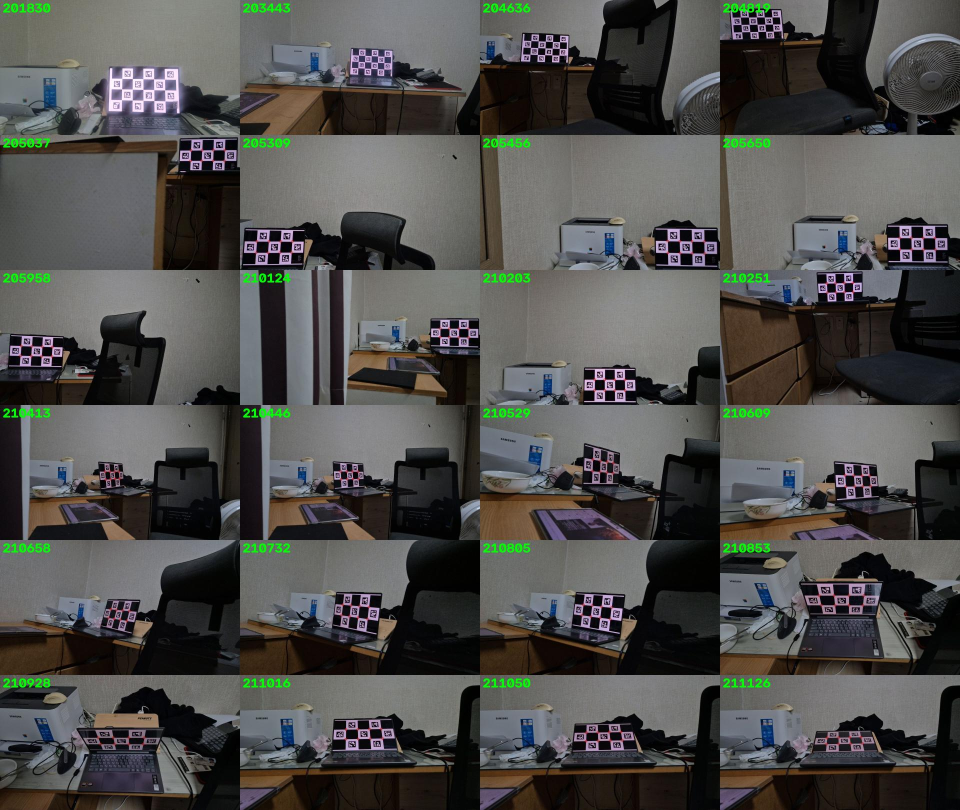
#> input picture scan3d/runs/lens_calib_f050_20261023/peek_all.jpg, 1920 x 1620 px (shown at 1/2 size)
$ python -i aruco_scale.py   (imports and definitions only)
#> lines starting #> are read from the running program, lines starting #| are printed output that depends on the picture; after the words box and inside, x2 and y2 are one past the last pixel; in counts of white or black regions, pixels touching at a corner belong together
"""ChArUco 보드로 축척 확인·보정 (깊이 시차 오프셋/비례, 두 렌즈 외부 파라미터 잔차, VIO 축척).

왜 필요한가
- 실측: 3분 사이 FFS 시차가 전체적으로 +0.08~0.2 px 밀려 깊이가 약 1.5 % 변함 (열로 추정). 지도 축척은 검증 안 됨.
- 벽에 크기를 자로 잰 ChArUco 보드를 붙여 두면, 보드가 보이는 키프레임마다 "정답 깊이"가 생긴다.

원리 (키프레임 1장, 정류 왼쪽 rect0 기준)
1) rect0 (회색) 에서 ChArUco 모서리 검출 → solvePnP (정류 K = rp f, cx, cy, 왜곡 없음) → 보드 자세 T_cam_board.
2) 보드 평면 위 촘촘한 점(칸의 1/4 간격)을 그 자세로 투영 → 화소 (u, v) 와 그 점의 보드 기준 깊이 Z_board.
   d_true = f·B / Z_board (B = rp baseline_m).  d_ffs = 그 화소의 FFS 시차 (양선형 보간).
   참고: Z_board ≈ f·L/l_px (L 보드 실제 크기, l_px 화소 크기) 이므로 d_true ≈ B·l_px/L — 초점거리 f 오차와 거의 무관.
   즉 이 확인이 믿는 것은 "보드 실제 크기(자로 잰 값)"와 "기선 B" 둘이다.
3) 키프레임마다 (d_true, d_ffs) 요약을 쌓고, 시간 감쇠 가중(= EWMA, 기본 τ=60 s)으로 강건 회귀
      d_ffs = a·d_true + b    (보드를 여러 거리에서 봐서 d_true 범위가 1.4배 이상일 때)
      d_ffs = d_true + b      (한 거리뿐이면 오프셋만, a = 1 고정)
   보정: d_corr = s·d_ffs + Δd,  s = 1/a,  Δd = −b/a.   깊이 Z_corr = f·B / d_corr.
4) (정보) rect1 에서도 보드가 보이면 같은 id 모서리끼리 비교 → 모서리 시차 u0−u1 vs d_true (= 외부 파라미터 yaw 잔차),
   세로 어긋남 v1−v0 (pitch·roll 잔차). FFS 와 무관한 기하 확인이라 "FFS 탓인지 렌즈 자세 탓인지" 가를 수 있다.
5) (정보) VIO 축척: 보드 자세를 두 키프레임에서 얻으면 그 사이 카메라 이동 거리(보드 기준) vs VIO 이동 거리 비.
6) (정보) 위치 기준점: 보드의 월드 위치 T_world_board 를 쌓아 처음 본 위치에서 얼마나 떠내려갔는지 (VIO 드리프트 지표).

이 모듈은 FFS·scan3d 를 import 하지 않는다 (cv2, numpy 만). 통합 방법은 scan3d/ARUCO_SCALE.md "통합".
OpenCV 4.5 (옛 aruco API) 와 4.7+/5.x (CharucoDetector) 둘 다 지원. 보드 행 수는 홀수로 (4.6 에서 짝수 행 무늬가 바뀜).
"""
import json
import math
import threading
from collections import deque
from pathlib import Path

import cv2
import numpy as np

# ---------------------------------------------------------------- 보드 명세

BOARD_DEFAULT = dict(dict="DICT_4X4_50", squares_x=7, squares_y=5, square_mm_nominal=34.0, marker_ratio=0.75,
                     measured_width_mm=None, measured_height_mm=None, square_mm=None)


# [27 lines left out: function load_board_spec, not called in this run]


def _dict_of(name):
    return cv2.aruco.getPredefinedDictionary(getattr(cv2.aruco, name))


NEW_API = hasattr(cv2.aruco, "CharucoDetector")


class Board:
    """ChArUco 보드 + 검출기 (OpenCV 버전 차이를 숨김)."""

    # [63 lines left out: functions __init__, image, detect, not called in this run]


# ---------------------------------------------------------------- 자세

def K_of(rp):
    return np.array([[rp["f"], 0.0, rp["cx"]], [0.0, rp["f"], rp["cy"]], [0.0, 0.0, 1.0]])


# [83 lines left out: functions solve_pose, board_quality, bilinear, board_samples, _wmedian, robust_affine, not called in this run]


def rotvec_deg(R):
    rv, _ = cv2.Rodrigues(np.asarray(R, float))
    return np.degrees(rv.reshape(3))


# ---------------------------------------------------------------- 누적기

class ScaleConfig:
    """기본값. 키워드로 덮어쓰기: ArucoScale(spec, cfg=ScaleConfig(tau_s=60))."""

    # [21 lines left out: function __init__, not called in this run]


class ArucoScale:
    """보드 관측 누적 → 시차 보정 + 상태. 여러 스레드에서 불러도 됨 (lock).

    쓰는 법 (scan3d 키프레임마다):
        obs = A.observe(rectL_bgr, disp_raw, rp, t, valid=None, T_world_cam=T_cam, motion=info, rect1=rectR_bgr)
        disp = A.apply_disp(disp_raw, rp)        # 보정된 시차 (준비 안 됐으면 그대로)
        st = A.status()                          # 웹·로그용 dict
    """

    # [18 lines left out: functions __init__, reset, not called in this run]

    # ---------------- 관측

    def detect(self, img):
        """rect0 → (corners, ids, n_markers). 검출만 (FFS 전에 보드가 있는지 싸게 확인할 때)."""
        return self.board.detect(img)

    # [246 lines left out: functions observe, _done, _refit, _vio_and_anchor, _extrinsic, correction and 4 more, not called in this run]


# ---------------------------------------------------------------- 칸 크기 재기 (자 없이, 사진 1장)

# 기준 물체 실제 크기 (mm, 긴 변 × 짧은 변).
#  a4   = ISO 216 A4 210 × 297. 규격 허용 오차는 ±2 mm (297 쪽) 이지만 보통 종이는 그보다 훨씬 작다 (추정 ±0.5 mm ≈ 0.2 %).
#  card = ISO/IEC 7810 ID-1 (신용·체크·교통 카드) 85.60 × 53.98 mm. 두께 0.76 mm → 종이 위에 올리면 높이만큼 크게 보임
#         (40 cm 에서 찍으면 약 +0.2 %) → 종이 옆 같은 탁자 위에 놓을 것.
REF_SIZES_MM = {"a4": (297.0, 210.0), "card": (85.60, 53.98), "letter": (279.4, 215.9)}


def _order_quad(q):
    """4점 → 화면 기준 시계 방향 (왼쪽 위부터)."""
    q = np.asarray(q, np.float64).reshape(4, 2)
    c = q.mean(0)
    a = np.arctan2(q[:, 1] - c[1], q[:, 0] - c[0])
    q = q[np.argsort(a)]
    k = int(np.argmin(q.sum(1)))
    return np.roll(q, -k, axis=0)


def _refine_quad(cnt, quad):
    """윤곽 점들로 네 변마다 직선 맞춤 (가운데 80 %) → 이웃 직선 교점 = 서브화소 모서리."""
    P = cnt.reshape(-1, 2).astype(np.float64)
    lines = []
    for i in range(4):
        a, b = quad[i], quad[(i + 1) % 4]
        ab = b - a
        L = np.linalg.norm(ab)
        if L < 5:
            return quad
        n = np.array([-ab[1], ab[0]]) / L
        s = (P - a) @ ab / L ** 2
        d = np.abs((P - a) @ n)
        m = (s > 0.1) & (s < 0.9) & (d < max(3.0, 0.01 * L))
        if m.sum() < 10:
            return quad
        vx, vy, x0, y0 = cv2.fitLine(P[m].astype(np.float32), cv2.DIST_HUBER, 0, 0.01, 0.01).reshape(4)
        lines.append((np.array([x0, y0], float), np.array([vx, vy], float)))
    out = []
    for i in range(4):
        (p1, d1), (p2, d2) = lines[i - 1], lines[i]
        M = np.column_stack([d1, -d2])
        if abs(np.linalg.det(M)) < 1e-9:
            return quad
        u = np.linalg.solve(M, p2 - p1)
        out.append(p1 + u[0] * d1)
    out = np.array(out)
    return out if np.max(np.linalg.norm(out - quad, axis=1)) < 0.05 * np.linalg.norm(quad[0] - quad[2]) else quad


# [44 lines left out: function _edge_refine, not called in this run]


def _quads(mask, min_area, max_area):
    """이진 영상의 바깥 윤곽 중 볼록 사각형 → [(quad (4,2), 윤곽, 넓이)]."""
    cs, _ = cv2.findContours(mask, cv2.RETR_LIST, cv2.CHAIN_APPROX_NONE)
    out = []
    for c in cs:
        A = cv2.contourArea(c)
        if not (min_area <= A <= max_area):
            continue
        h = cv2.convexHull(c)
        per = cv2.arcLength(h, True)
        for eps in (0.01, 0.02, 0.03, 0.05):
            ap = cv2.approxPolyDP(h, eps * per, True)
            if len(ap) == 4:
                break
        if len(ap) != 4 or not cv2.isContourConvex(ap):
            continue
        if A < 0.85 * cv2.contourArea(ap):                  # 사각형이 아닌 덩어리
            continue
        q = _order_quad(ap)
        out.append((_refine_quad(c, q), c, A))
    return out


def find_reference(gray, ref="a4", board_pts=None):
    """사진에서 기준 사각형 (a4: 어두운 배경 위 흰 종이, card: 카드) 찾기 → (quad (4,2) 시계 방향, info) 또는 (None, info).
    board_pts (보드 모서리 화소) 를 주면 a4 는 그 점을 모두 품은 사각형만, card 는 보드와 겹치지 않는 것만."""
    H, W = gray.shape[:2]
    g = cv2.GaussianBlur(gray, (5, 5), 0)
    cands = []
    _, th = cv2.threshold(g, 0, 255, cv2.THRESH_BINARY + cv2.THRESH_OTSU)
    masks = [cv2.morphologyEx(th, cv2.MORPH_CLOSE, np.ones((5, 5), np.uint8)), 255 - th]
    if ref != "a4":
        e = cv2.Canny(g, 40, 120)
        masks.append(cv2.dilate(e, np.ones((3, 3), np.uint8)))
    big = ref == "a4"
    for m in masks:
        cands += _quads(m, (0.08 if big else 0.002) * H * W, (0.98 if big else 0.4) * H * W)
    long_mm, short_mm = REF_SIZES_MM[ref]
    best, bs = None, 1e9
    for q, c, A in cands:
        sides = [np.linalg.norm(q[(i + 1) % 4] - q[i]) for i in range(4)]
        ratio = max(sides[0] + sides[2], sides[1] + sides[3]) / max(min(sides[0] + sides[2], sides[1] + sides[3]), 1e-6)
        if board_pts is not None and len(board_pts):
            inside = [cv2.pointPolygonTest(q.astype(np.float32), (float(x), float(y)), False) >= 0 for x, y in board_pts]
            if big and not all(inside):
                continue
            if not big and any(inside):
                continue
        score = abs(ratio / (long_mm / short_mm) - 1.0)
        if score > 0.25:                                    # 원근으로 비율이 꽤 달라질 수 있어 넉넉히
            continue
        score -= (0.05 * A / (H * W)) if big else 0.0      # 종이: 같은 비율이면 큰 것
        if score < bs:
            best, bs = q, score
    return best, dict(n_candidates=len(cands), ratio_err=None if best is None else round(bs, 3))


# [57 lines left out: functions ref_homography, fit_grid_scale, measure_square_mm, not called in this run]


def make(board_json=None, log=None, **cfg):
    """편의: 보드 json → ArucoScale."""
    return ArucoScale(load_board_spec(board_json), ScaleConfig(**cfg), log=log)


# [3 lines not run here, left out]

>>> import cv2
>>> picture = cv2.imread('runs/lens_calib_f050_20261023/peek_all.jpg', cv2.IMREAD_GRAYSCALE)
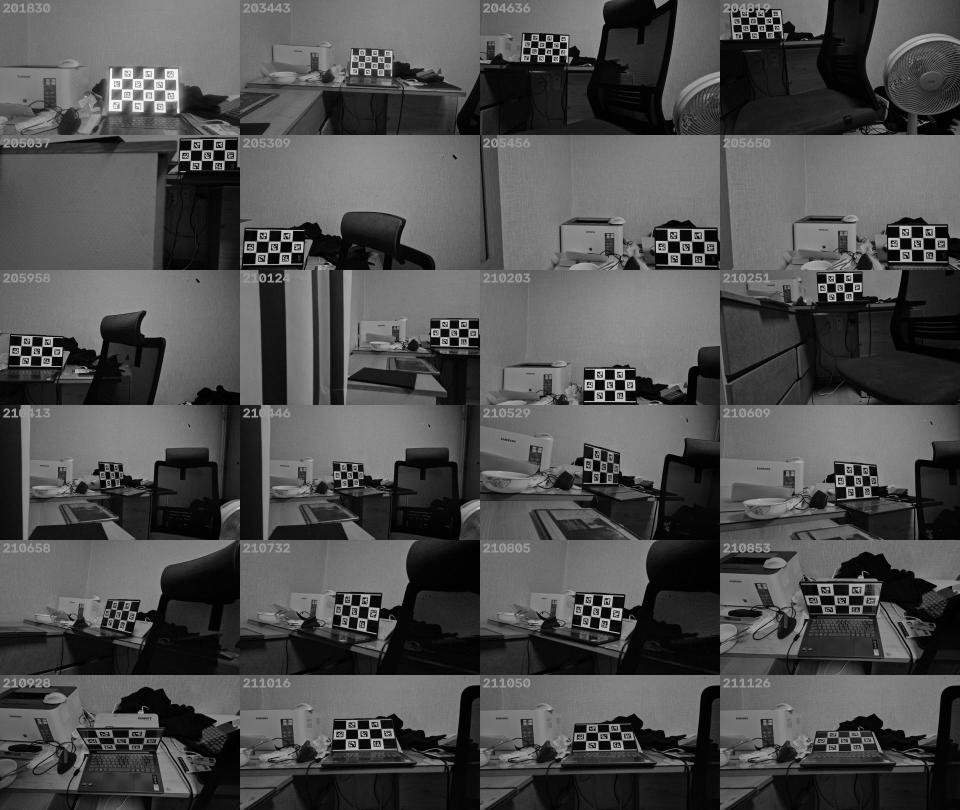
#> picture: shape (1620, 1920) (shown at 1/2 size); min 0, max 255, mean 78
>>> result = find_reference(picture)
#> in find_reference, `_, th = cv2.threshold(g, 0, 255, cv2.THRESH_BINARY + cv2.THRESH_OTSU)`:
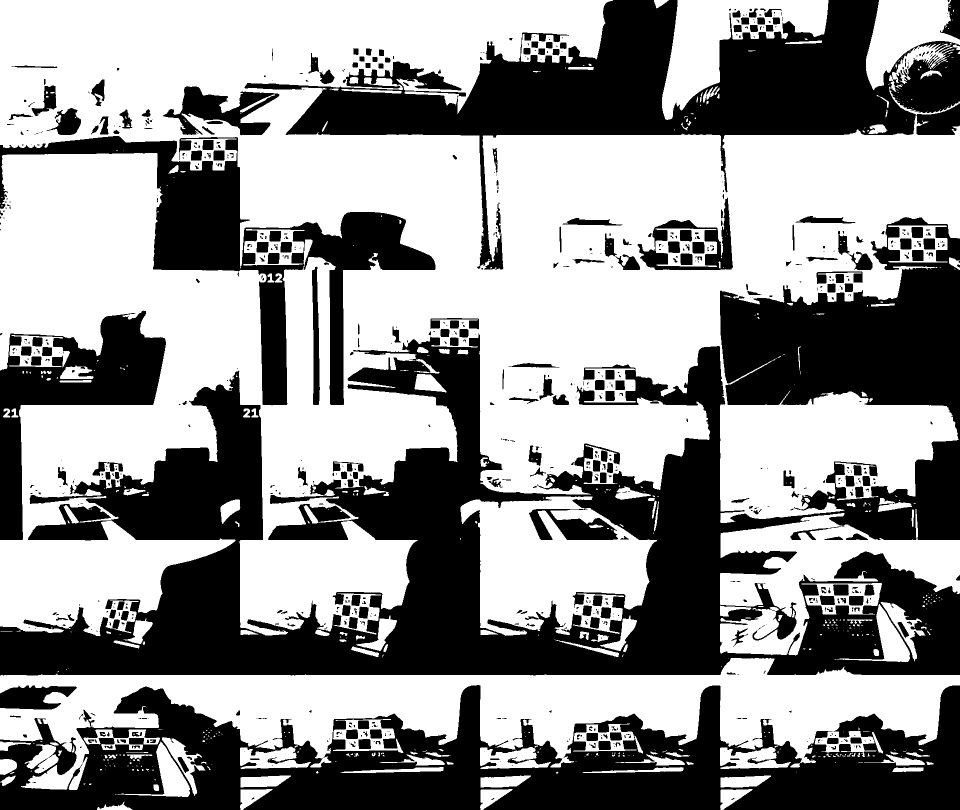
#> th: shape (1620, 1920) (shown at 1/2 size); 57.6% white; 806 black regions (518 under 20 px), largest, box (x1, y1, x2, y2) and area: (0, 434, 1920, 1351) 622726, (0, 1370, 1920, 1620) 250641, (489, 0, 1920, 539) 208253
#> the loop in find_reference, `for m in masks:` made 2 passes
#> the loop in find_reference, `for q, c, A in cands:` made 1 pass
#> (A, sides, ratio, score) on pass 1: (265806.5, [1921.9, 357.1, 1610, 152.8], 6.93, 3.9)
#> after the loop in find_reference, `for q, c, A in cands:`: bs = 1e+09
